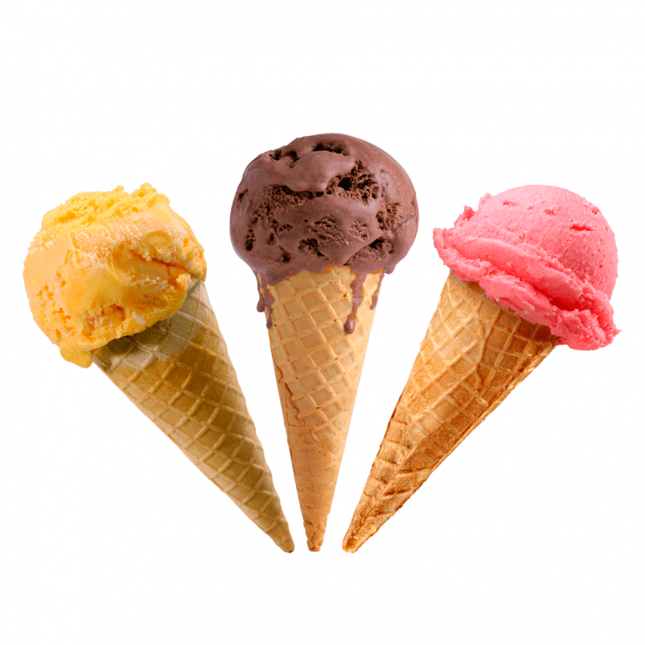
#> input picture semestres_passados/Hackathon_IDP/pythonlab-main/pythonlab-main/scripts/aula 3/po-para-sorvete-acai-du-porto-200g-2928f0fa4c3d0032c855441bec5635fc.png, 645 x 645 px
$ python controle_funcoes_biblio.py
#> lines starting #> are read from the running program, lines starting #| are printed output that depends on the picture
#!/usr/bin/env python3
# -*- coding: utf-8 -*-
"""
Created on Thu Apr  6 14:21:58 2023

@author: mac-prof
"""
nome_do_morador = "Xerxes"
apartamento = 106
aluguel = 1775.50
condomino = True

pessoas = ["Álvaro",
           "Guilherme",
           "Pedro"]
print(pessoas[0])
print(pessoas[1])
print(pessoas[2])

pessoa = {"nome" : "Álvaro"}
print(pessoa["nome"])
def cadastrar():
    """
    Cadastro de condominos

    RETURN: lista de condominos cadastrados
    """
    condominos = []
    continuar = True
    while continuar:
        nome = input("nome: ")
        apartamento = int(input("apartamento: "))
        aluguel = float(input("aluguel: "))
        condominio = bool(input("condominio: "))
        continuar = input("continuar? ")
        if continuar == "Não":
            continuar = False
        else:
            continuar = True
        condomino = {"nome" : nome,
                     "apartamento" : apartamento,
                     "aluguel" : aluguel,
                     "condominio" : condominio}
        condominos.append(condomino)
    for pessoa in condominos:
        print(pessoa["nome"])
        if pessoa["condominio"]:
            print("é condômino")
        else:
            print("não é condômino")
    return condominos

#pessoas = cadastrar()

def somar_numeros(a,b):
    soma = a + b
    print(soma)
    return soma

resultado = somar_numeros(10239,123497)
imagem = "po-para-sorvete-acai-du-porto-200g-2928f0fa4c3d0032c855441bec5635fc.png"
from skimage import io
import matplotlib
img = io.imread(imagem)
#> img is the input picture: shape (645, 645, 4); mean R, G, B, A 238.4, 216.5, 201.5, 255
matplotlib.pyplot.imshow(img[100:400,250:400,:])
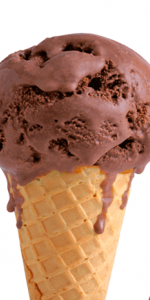
#> shown: shape (300, 150, 4); mean R, G, B, A 187.7, 147.6, 126.5, 255
